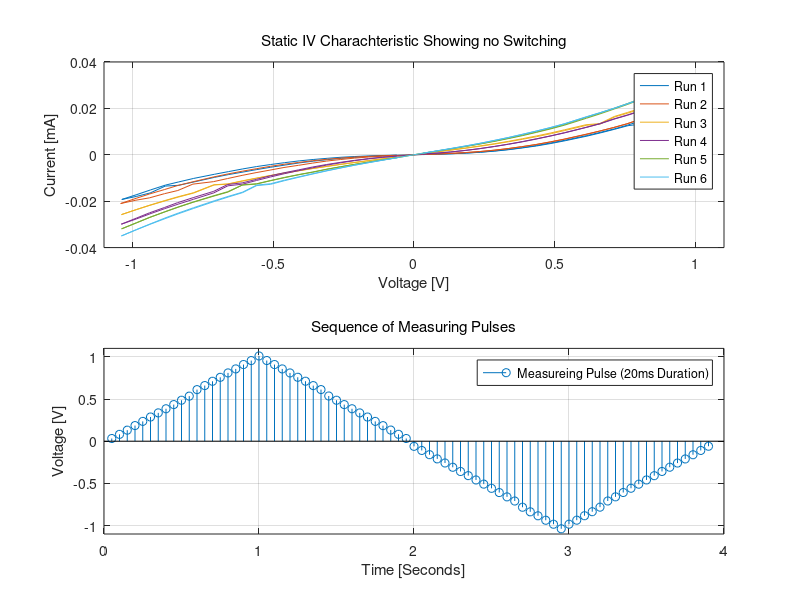

Recreate this plot in MATLAB. (Note: this script raises an error after producing the figure.)
clc;clear;
load iv_static.mat;
load iv_switch.mat;

%% plotting static IV relationships
N=78;
figure(1); clf    
subplot(2,1,1); hold on
plot(vs(7,:), is(7,:)*1000)
plot(vs(4,:), is(4,:)*1000)
plot(vs(8,:), is(8,:)*1000)
plot(vs(2,:), is(2,:)*1000)
plot(vs(6,:), is(6,:)*1000)
plot(vs(1,:), is(1,:)*1000)
hold off; grid on; box on; xlim([-1.1, 1.1])

title('Static IV Charachteristic Showing no Switching', 'fontWeight', 'normal')
xlabel('Voltage [V]')
ylabel('Current [mA]')
legend( 'Run 1', 'Run 2', 'Run 3','Run 4', 'Run 5', 'Run 6', 'Run 7','Run 8', 'location', 'best')



subplot(2,1,2)
stem([1:N]*50e-3, vs(1,:))
ylabel('Voltage [V]');
xlabel('Time [Seconds]');
title('Sequence of Measuring Pulses', 'fontWeight', 'normal')
legend('Measureing Pulse (20ms Duration)')
ylim([-1.1, 1.1])
box on; grid on 

%%
figure(4); clf;


for i=1:8
    mem(i,:) = polyfit(vs(i,:), is(i,:), 1);    
    p(i,:) = polyfitcoef(vs(i,:), is(i,:), [5,3,1]);
end
mem=mem(:,1);

p2=mean(p);

%scaling=[1.05; 0.95; 0.95; 0.98; 0.99; 1.0; 0.98; 1.0];
scaling=[1.4; 1.1; 0.95; 0.82; 0.7; 1.3; 0.75; 1.05];

for i=1:8
    subplot(2,4,i); hold on
    plot(vs(i,:), is(i,:).*1000)
    plot(vs(i,:), polyval(p2.*scaling(i),vs(i,:)).*1000)
    
    err = mean((abs((is(i,:)-polyval((p2.*scaling(i)),vs(i,:)))))).*1000000;

    
    
    
    text(-1,0.03, ['Mean Error = ', num2str(err), '$\mu$A'])
    legend('IV Run', 'Polynomial Fit', 'location', 'best')
    hold off
    title(['Static IV Characteristic, Run ', num2str(i)], 'fontWeight', 'normal')
    xlabel('Voltage [V]')
    ylabel('Current [mA]')
    ylim([-0.04, 0.04]); xlim([-1.1, 1.1])
    box on; grid on
    
    
end


%%
% N=length(isw);
% 
% vd=diff(vsw);
% cd=diff(isw);
% 
% b=300;
% e=459;
% 
% figure(5);clf
% subplot(1,1,1)
% plot(vsw(b:e), isw(b:e))
% grid on
% 
%  polyfitc(vsw(b:e), isw(b:e), [3, 1])
% 
% % subplot(2,1,2)
% % plot([b:e],vsw(b:e)./isw(b:e))
% % grid on
% 
% 
% %% polynomial aprox of whole hysterisis loop of switching data
% 
% 
% p=polyfitc(vsw, isw, [5,4,3,2,1])
% figure(2); clf;
% hold on
% plot(vsw, isw)
% plot(vsw, polyval(p,vsw))
% hold off
% 
% %%  polynomial aprox of 2 halves of hysterisis loop of switching data
% b=104;
% e=183;
% b1=183;
% e1=263;
% 
% figure(3); clf;
% hold on
% plot(vsw(b:e), isw(b:e))
% plot(vsw(b1:e1), isw(b1:e1))
% hold off
% 
% p=polyfitc(vsw(b:e), isw(b:e), [5,4,3,2,1])
% p=polyfitc(vsw(b1:e1), isw(b1:e1), [5,4,3,2,1])
% 

